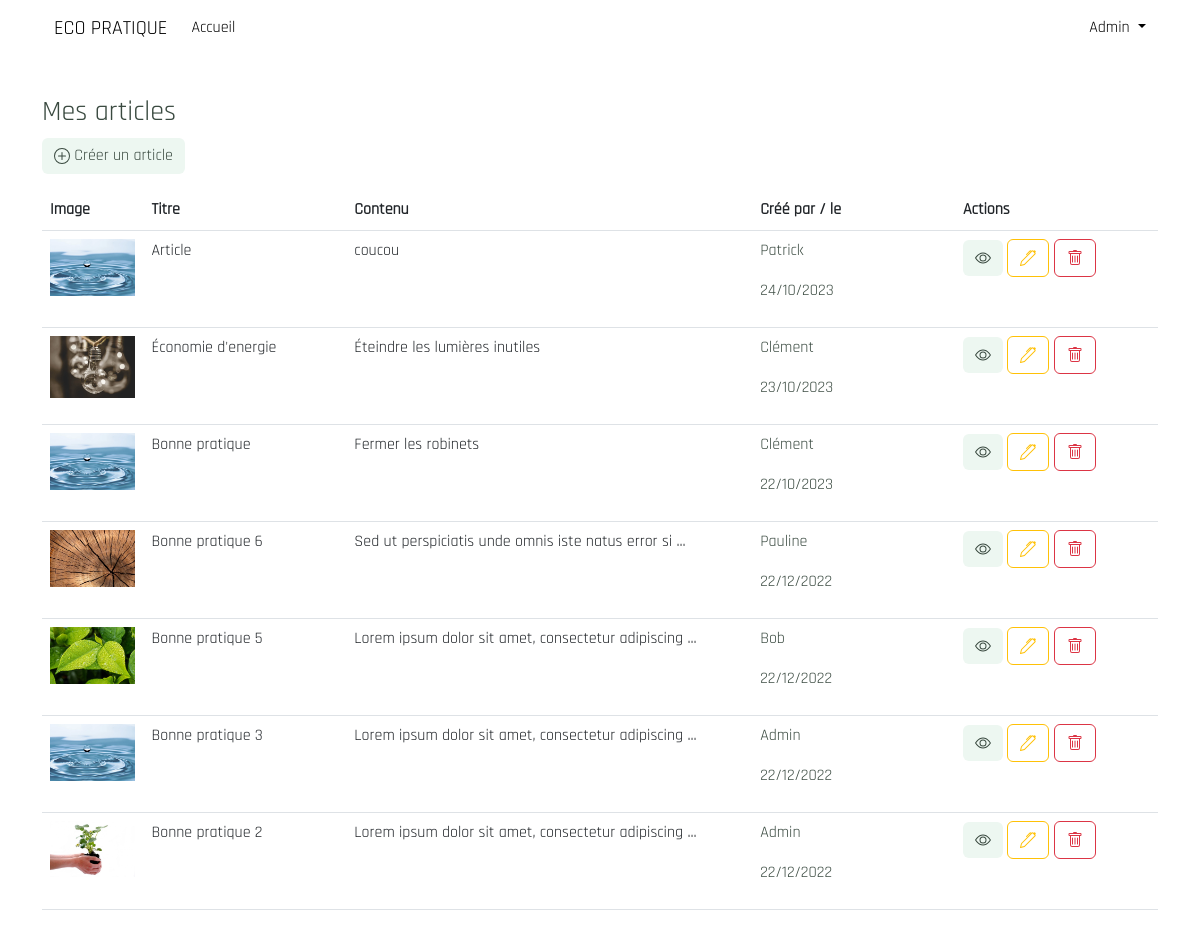
The app's page /page_administration.php (signed in) with its own data.
### tables this page shows
CREATE TABLE `users` (
  `user_id` int(11) NOT NULL,
  `firstname` varchar(15) DEFAULT NULL,
  `password` varchar(100) DEFAULT NULL,
  `email` varchar(320) DEFAULT NULL,
  `role` varchar(7) DEFAULT 'editeur',
  `user_created_date` varchar(10) DEFAULT NULL
);

CREATE TABLE `articles` (
  `article_id` int(11) NOT NULL,
  `picture` varchar(30) NOT NULL,
  `title` varchar(50) DEFAULT NULL,
  `content` text DEFAULT NULL,
  `created_date` varchar(10) DEFAULT NULL,
  `user_id` int(11) NOT NULL
);

### page_administration.php (the view, shortened to what this page needs)
<?php
require_once("_header.php");
if (empty($_SESSION['user_id'])) {
    header("location:./accueil");
} else {
    if ($_SESSION['user_role'] == "admin") {
        $req = $db->prepare("SELECT * FROM articles NATURAL JOIN users ORDER BY article_id DESC ");
    } else if ($_SESSION['user_role'] == "editeur") {
        $user_id = $_SESSION['user_id'];
        $req = $db->prepare("SELECT * FROM articles NATURAL JOIN users WHERE user_id=$user_id ORDER BY article_id DESC ");
    }
    $response = $req->execute();
    $articles = $req->fetchAll();
?>
    <section class="mt-5 pt-5">
        <div class="container">
            <h3>Mes articles</h3>
            <div class="row">
                <div class="col-md-3">
                    <button class="btn btn-green mb-3" data-bs-toggle="modal" data-bs-target="#modalCreate" title="Créer un article">
                        Créer un article
                    </button>
                </div>
            </div>
        <?php
            if (!empty($articles)){
        ?>
            <div class="row">
                <div class="col-md-12">
                <table class="table">
                    <thead>
                        <tr>
                        <th scope="col">Image</th>
                        <th scope="col">Titre</th>
                        <th scope="col">Contenu</th>
                        <th scope="col">Créé par / le</th>
                        <th scope="col">Actions</th>
                        </tr>
                    </thead>
                    <tbody>
                    <?php
                        foreach ($articles as $article) {
                            $content = strlen($article['content']) >= 50 ? substr($article['content'], 0, 50)." ..." : $article['content'];
                    ?>
                        <tr>
                            <td class="col-2 col-lg-1">
                                <img class="img-fluid" src="<?= $article['picture']?>" alt="image de l'article <?= $article['title']?>">
                            </td>
                            <td class="col-2"><a class="nav-link" data-bs-toggle="modal" data-bs-target="#modalVoir<?=$article['article_id']?>" title="Voir <?=$article['title']?>"><?= $article['title'] ?></a></th>
                            <td class="col-4"><?= $content ?></td>
                            <td class="col-2">
                                <p><?= $article['firstname']?></p>
                                <p><?= $article['created_date'] ?></p>
                            </td>
                            <td class="col-2">
                                <button class="btn btn-green mb-2" data-bs-toggle="modal" data-bs-target="#modalVoir<?=$article['article_id']?>" title="Voir <?=$article['title']?>">
                                </button>
                                <button class="btn btn-outline-warning mb-2" data-bs-toggle="modal" data-bs-target="#modalUpdate<?=$article['article_id']?>" title="Modifier <?=$article['title']?>">
                                </button>
                                <button class="btn btn-outline-danger mb-2" data-bs-toggle="modal" data-bs-target="#modalDelete<?=$article['article_id']?>" title="Supprimer <?=$article['title']?>">
                                </button>
                            </td>
                        </tr>
                    <?php
                        }
                    ?>
                    </tbody>
                </table>
                </div>
    <?php
        }
    ?>
            </section>
    <?php
    }
    ?>

### _head.php (shortened to what this page needs)
<!DOCTYPE html>
<html lang="fr">
<head>
    <link rel="stylesheet" href="style/bootstrap.min.css">
    <link rel="stylesheet" href="style/style.css">
</head>

### _header.php (shortened to what this page needs)
<?php
require_once('_head.php');
if (!empty($_SESSION['user_id'])) {
    $user_id = $_SESSION['user_id'];
    $select = "SELECT firstname FROM users WHERE user_id=$user_id";
    $infos = $db->query($select);
    $result = $infos->fetch(PDO::FETCH_ASSOC);
    $firstname = $result['firstname'];
}
?>
<header class="menu fixed-top">
    <div class="container">
        <nav class="navbar navbar-expand-lg">
            <div class="container-fluid">
                <a class="navbar-brand" href="./accueil">
                    ECO PRATIQUE
                </a>
                <div class="collapse navbar-collapse" id="navbarSupportedContent">
                <ul class="navbar-nav me-auto mb-2 mb-lg-0">
                    <li class="nav-item">
                        <a class="nav-link active" aria-current="page" href="./accueil">Accueil</a>
                    </li>
                </ul>
            <?php
                if (empty($_SESSION['user_id'])) {
            ?>
                <span class="navbar-text">
                    <a class="btn btn-green" href="./connexion" title="Se connecter">Connexion</a>
                </span>
            <?php
                }else{
            ?>
                <span class="navbar-text dropdown">
                    <a class="nav-link dropdown-toggle" href="#" role="button" data-bs-toggle="dropdown" aria-expanded="false">
                        <?=$firstname?>
                    </a>
                </span>
            <?php
                }
            ?>
                </div>
            </div>
        </nav>
    </div>
</header>

### style/style.css (style rules this page uses)
* { font-family: 'Rajdhani'; color: #3A4A40; }
.menu { background-color: white; }
.btn-green { background-color: #edf7f1; border: #edf7f1; color: #3A4A40; }

### records on screen
users: firstname "Admin"
articles: picture (picture), title "Article", content "coucou", user.firstname "Patrick", created_date "24/10/2023"
articles: picture (picture), title "Économie d'energie", content "Éteindre les lumières inutiles", user.firstname "Clément", created_date "23/10/2023"
articles: picture (picture), title "Bonne pratique", content "Fermer les robinets", user.firstname "Clément", created_date "22/10/2023"
articles: picture (picture), title "Bonne pratique 6", content "Sed ut perspiciatis unde omnis iste natus error si ...", user.firstname "Pauline", created_date "22/12/2022"
articles: picture (picture), title "Bonne pratique 5", content "Lorem ipsum dolor sit amet, consectetur adipiscing ...", user.firstname "Bob", created_date "22/12/2022"
articles: picture (picture), title "Bonne pratique 3", content "Lorem ipsum dolor sit amet, consectetur adipiscing ...", user.firstname "Admin", created_date "22/12/2022"
articles: picture (picture), title "Bonne pratique 2", content "Lorem ipsum dolor sit amet, consectetur adipiscing ...", user.firstname "Admin", created_date "22/12/2022"
